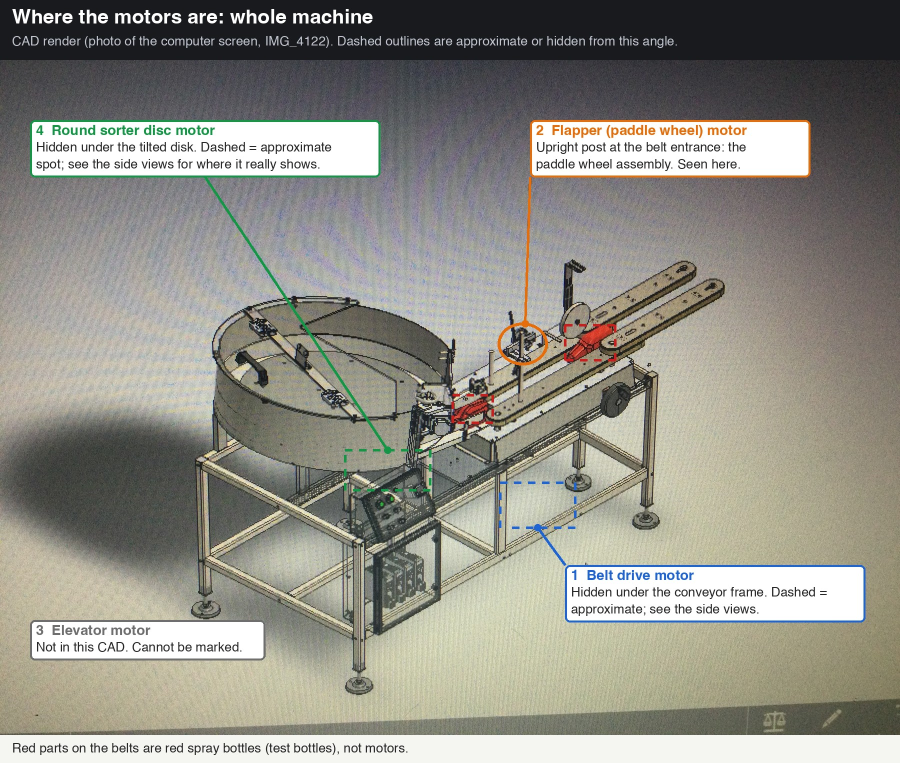
#> input picture motor_location/MOTORS_1_whole_machine.jpg, 1800 x 1526 px, given in place of IMG_4124.JPG, which was not available (shown at 1/2 size)
$ python check_handle_area.py
#> lines starting #> are read from the running program, lines starting #| are printed output that depends on the picture; pictures that were not available may be replaced by others from this repository, and a replacement may not be noted
### motor_location/annotate_for_manufacturer.py
"""Draws FOR_MANUFACTURER_motors_and_unsupported_parts.jpg: two CAD views with every motor and every
unsupported-looking part labelled, plus the numbered questions. Positions are in 1800-px-wide frame coordinates."""
import os
from PIL import Image, ImageDraw, ImageFont

ROOT = os.path.dirname(os.path.dirname(os.path.abspath(__file__)))
SRC = os.path.join(ROOT, "bottlemachine64-images")
OUT = os.path.join(ROOT, "motor_location", "FOR_MANUFACTURER_motors_and_unsupported_parts.jpg")
def _font_path():
    for p in ("/System/Library/Fonts/Helvetica.ttc", "C:/Windows/Fonts/arial.ttf", "/usr/share/fonts/truetype/dejavu/DejaVuSans.ttf"):
        if os.path.exists(p): return p
    return "Helvetica.ttc"
FONT = _font_path()
def F(sz, bold=False):
    try:
        return ImageFont.truetype(FONT, sz, index=1 if bold and FONT.endswith(".ttc") else 0)
    except Exception:
        return ImageFont.truetype(FONT, sz)

W = 1800
GREEN, ORANGE, RED, GREY, INK, BLUE = (18, 140, 66), (222, 105, 8), (200, 30, 30), (70, 70, 70), (35, 35, 35), (30, 100, 210)

def wrap(text, font, width):
    lines, cur = [], ""
    for word in text.split():
        t = (cur + " " + word).strip()
        if font.getlength(t) <= width: cur = t
        else: lines.append(cur); cur = word
    return lines + [cur] if cur else lines

# [7 lines left out: function dashed_rect, not called in this run]

def badge(d, cx, cy, text, color, r=22):
    d.ellipse([cx - r, cy - r, cx + r, cy + r], fill=color)
    f = F(28 if len(text) == 1 else 21, True); d.text((cx - f.getlength(text) / 2, cy - (16 if len(text) == 1 else 12)), text, fill=(255, 255, 255), font=f)

class Panel:
    # [4 lines left out: function __init__, not called in this run]

    def p(self, x, y): return (x, y - self.y0)

    # [46 lines left out: functions outline, label, build, not called in this run]

QUESTIONS = [
    ("1", GREEN, ["Disc drive motor: is this the right motor, in the position marked?"]),
    ("2", GREEN, ["Belt drive motor: is this the right motor, on the mount plate under the conveyor?"]),
    ("3 4", RED, ["Where are the third and fourth motors?"]),
    ("?", BLUE, ["Grey box on the drum (blue box, View 1): is it a motor? If yes, what does it drive?"]),
    ("A", ORANGE, ["Knock-down wheel assembly: why is it in the air? What holds it?"]),
]

# [29 lines left out: function main, not called in this run]

# [2 lines that do not run on import are left out]

### motor_location/check_handle_area.py
"""Check image only (not the manufacturer sheet): the five things around the hand crank at the drum exit, View 1."""
import os
from PIL import Image, ImageDraw
from annotate_for_manufacturer import F, wrap, badge, GREEN, ORANGE, RED, BLUE, INK

ROOT = os.path.dirname(os.path.dirname(os.path.abspath(__file__)))
SRC = os.path.join(ROOT, "bottlemachine64-images") + "/IMG_4124.JPG"
OUT = os.path.join(ROOT, "motor_location", "CHECK_handle_area.jpg")
S = 1.064
im = Image.open(SRC).convert("RGB").crop((1440, 490, 1740, 960))
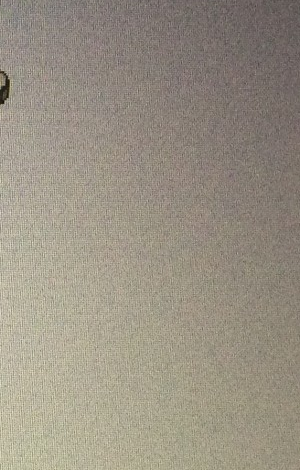
#> im: PIL image 300x470 RGB; mean R, G, B 153.2, 145.5, 131.5
im = im.resize((int(im.width * 2.2 * S), int(im.height * 2.2 * S)), Image.LANCZOS)
#> im: PIL image 702x1100 RGB
W, H = 1500, 80 + im.height + 40
#> W = 1500; H = 1220
c = Image.new("RGB", (W, H), (255, 255, 255)); d = ImageDraw.Draw(c)
#> after `c = Image.new('RGB', (W, H), (255, 255, 255))`: c: PIL image 1500x1220 RGB; every value is 255
d.rectangle([0, 0, W, 64], fill=(24, 26, 30)); d.text((20, 14), "Check only, not the sheet: which number is your grey box?", fill=(255, 255, 255), font=F(32, True))
ox, oy = 380, 80
c.paste(im, (ox, oy)); d.rectangle([ox, oy, ox + im.width, oy + im.height], outline=(180, 180, 180), width=2)
#> after `c.paste(im, (ox, oy))`:
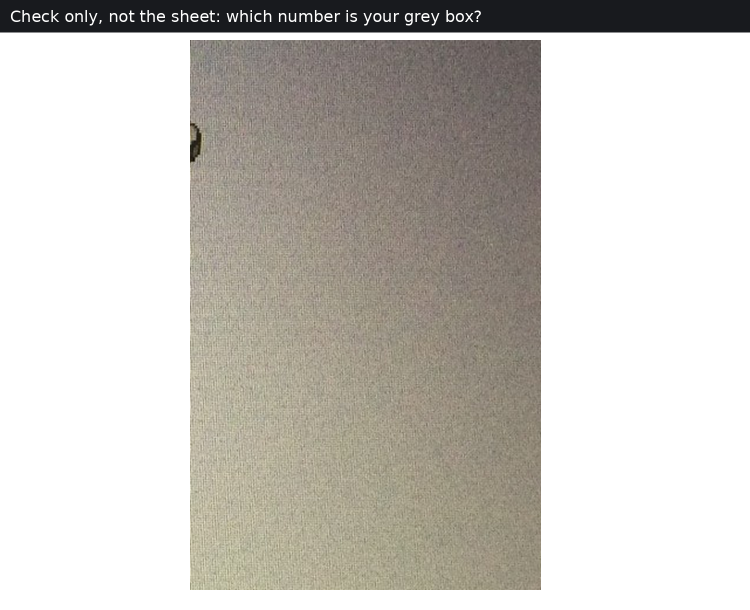
#> c: PIL image 1500x1220 RGB (shown at 1/2 size); mean R, G, B 200.5, 197.3, 191.6

def item(n, x, y, w, title, body, color, ax, ay, left):
    ft, fb = F(26, True), F(23)
    tl, bl = wrap(title, ft, w - 66), wrap(body, fb, w - 66)
    h = 24 + len(tl) * 32 + len(bl) * 28
    pt = (ox + ax * S * 1.0, oy + ay * S)
    ex = x + w if left else x
    d.line([(ex, y + h / 2), pt], fill=color, width=5)
    d.ellipse([pt[0] - 9, pt[1] - 9, pt[0] + 9, pt[1] + 9], fill=color)
    d.rounded_rectangle([x, y, x + w, y + h], radius=10, fill=(255, 255, 255), outline=color, width=4)
    badge(d, x + 32, y + 32, str(n), color)
    yy = y + 10
    for t in tl: d.text((x + 64, yy), t, fill=color, font=ft); yy += 32
#> after the loop, yy = 542
    for t in bl: d.text((x + 64, yy), t, fill=INK, font=fb); yy += 28
#> this loop made 2 passes
#> yy on passes 1 to 2: 570, 598
#> after the loop, yy = 598

# anchors are in the 2.2x crop coordinates of pad_A (before the extra S scale is applied inside item())
item(1, 1100, 500, 380, "Hand crank", "Bent lever with a handle, pointing at the drum wall.", ORANGE, 484, 526, False)
item(2, 1100, 290, 380, "Grey block with a slot", "On the bracket, just under the top rod.", BLUE, 360, 447, False)
#> the loop in item (call 2), `for t in bl: d.text((x + 64, yy), t, fill=INK, font=fb); yy += 28` made 2 passes
#> yy on passes 1 to 2: 360, 388
item(3, 20, 380, 340, "Black round body", "On the left end of the bracket.", GREEN, 150, 475, True)
item(4, 1100, 740, 380, "Tall post", "Runs down to the belt plate.", RED, 412, 700, False)
item(5, 20, 820, 340, "Hanging arm", "Grey paddle blade at its lower end.", GREEN, 232, 850, True)
d.text((20, H - 32), "Close-up of View 1 at the drum exit, above the first red bottle.", fill=INK, font=F(22))
c.save(OUT, quality=90); print(OUT, c.size)
#> after `c.save(OUT, quality=90)`:
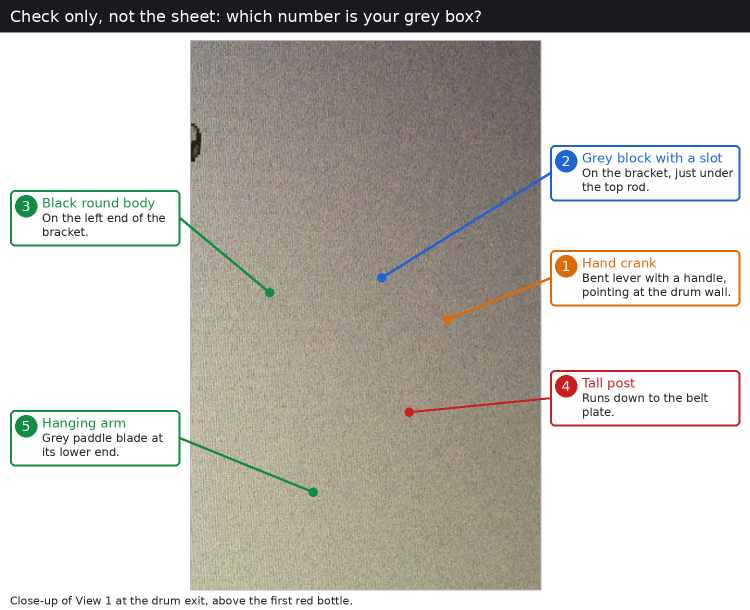
#> saved as CHECK_handle_area.jpg: PIL image 1500x1220 RGB (shown at 1/2 size); mean R, G, B 196, 193.1, 187
#| motor_location/CHECK_handle_area.jpg (1500, 1220)

$ run again, on motor_location/MOTORS_2_side_view_A.jpg
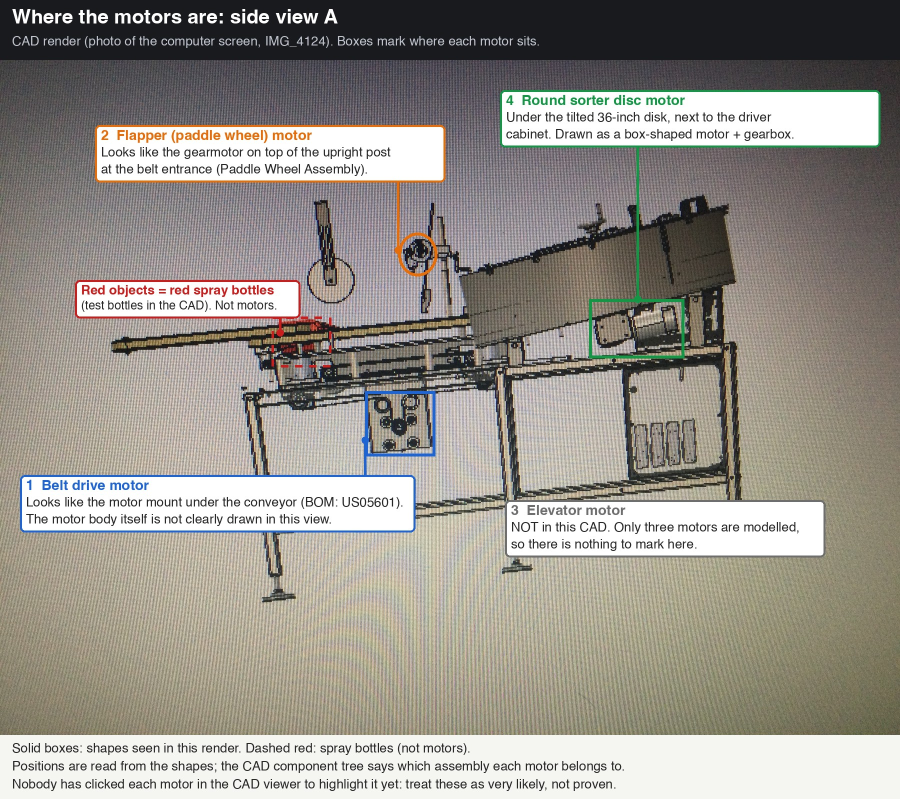
#> input picture motor_location/MOTORS_2_side_view_A.jpg, 1800 x 1598 px, given in place of IMG_4124.JPG, which was not available (shown at 1/2 size)
#> `im = Image.open(SRC).convert("RGB").crop((1440, 490, 1740, 960))`:
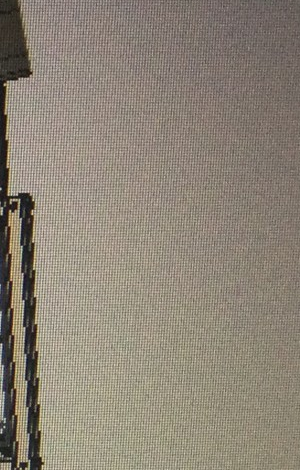
#> im: PIL image 300x470 RGB; mean R, G, B 141.5, 132.5, 119.3
#> after the loop in item, `for t in tl: d.text((x + 64, yy), t, fill=color, font=ft); yy += 32`: yy = 542
#> the loop in item, `for t in bl: d.text((x + 64, yy), t, fill=INK, font=fb); yy += 28` made 2 passes
#> yy on passes 1 to 2: 570, 598
#> after the loop in item, `for t in bl: d.text((x + 64, yy), t, fill=INK, font=fb); yy += 28`: yy = 598
#> the loop in item (call 2), `for t in bl: d.text((x + 64, yy), t, fill=INK, font=fb); yy += 28` made 2 passes
#> yy on passes 1 to 2: 360, 388
#> `c.save(OUT, quality=90)`:
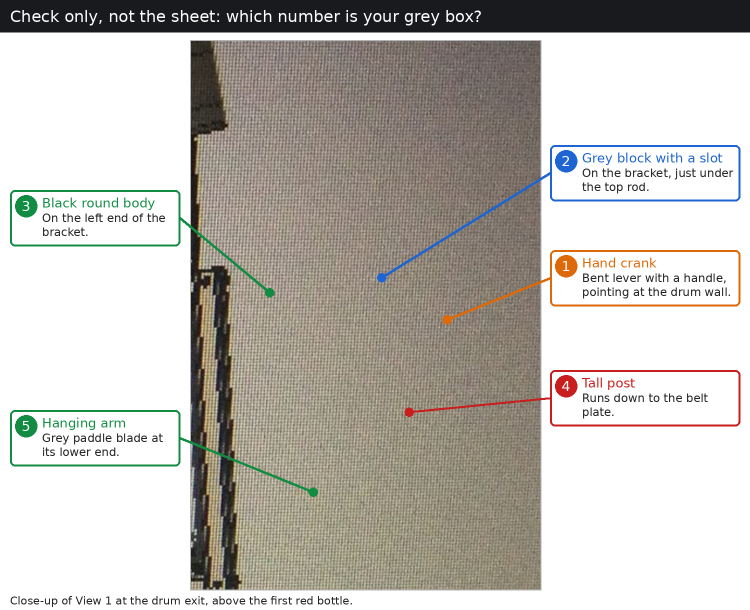
#> saved as CHECK_handle_area.jpg: PIL image 1500x1220 RGB (shown at 1/2 size); mean R, G, B 191.2, 187.8, 182
#| motor_location/CHECK_handle_area.jpg (1500, 1220)

$ run again, on motor_location/MOTORS_3_side_view_B.jpg
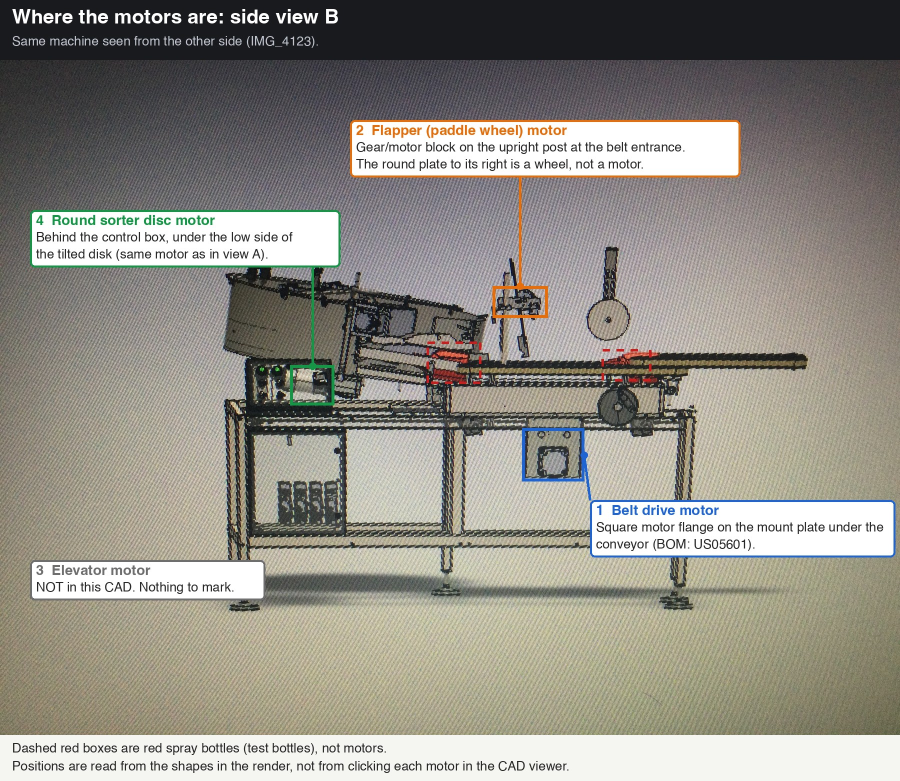
#> input picture motor_location/MOTORS_3_side_view_B.jpg, 1800 x 1562 px, given in place of IMG_4124.JPG, which was not available (shown at 1/2 size)
#> `im = im.resize((int(im.width * 2.2 * S), int(im.height * 2.2 * S)), Im..`:
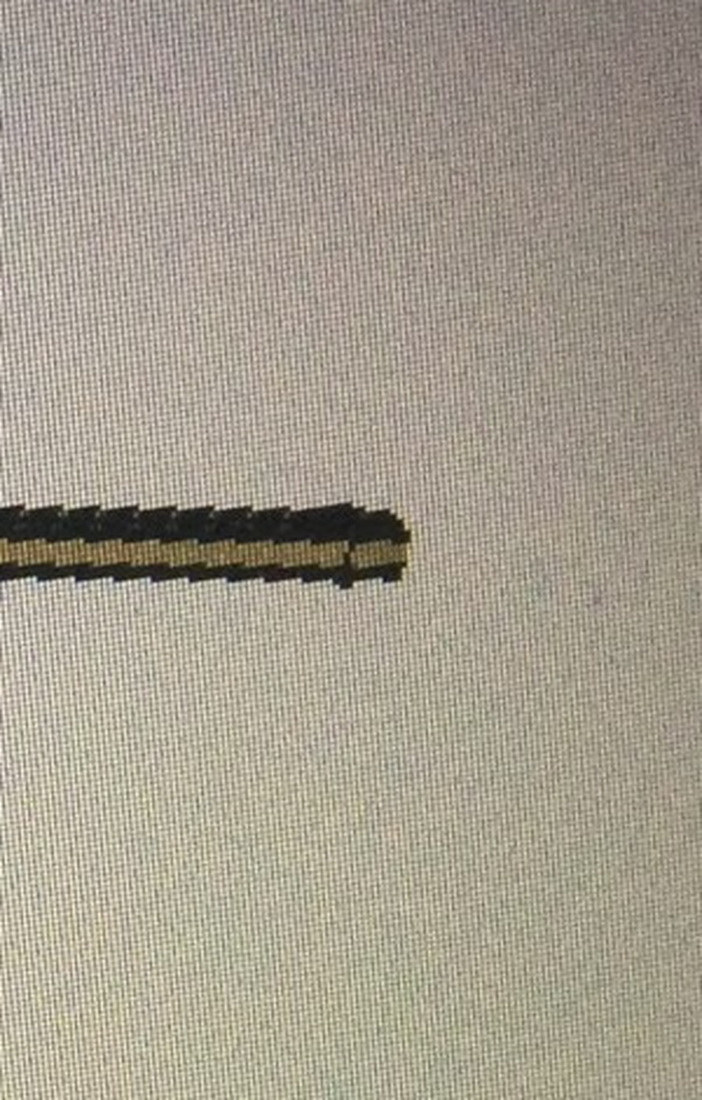
#> im: PIL image 702x1100 RGB; mean R, G, B 165.8, 158.3, 143.7
#> after the loop in item, `for t in tl: d.text((x + 64, yy), t, fill=color, font=ft); yy += 32`: yy = 542
#> the loop in item, `for t in bl: d.text((x + 64, yy), t, fill=INK, font=fb); yy += 28` made 2 passes
#> yy on passes 1 to 2: 570, 598
#> after the loop in item, `for t in bl: d.text((x + 64, yy), t, fill=INK, font=fb); yy += 28`: yy = 598
#> the loop in item (call 2), `for t in bl: d.text((x + 64, yy), t, fill=INK, font=fb); yy += 28` made 2 passes
#> yy on passes 1 to 2: 360, 388
#> `c.save(OUT, quality=90)`:
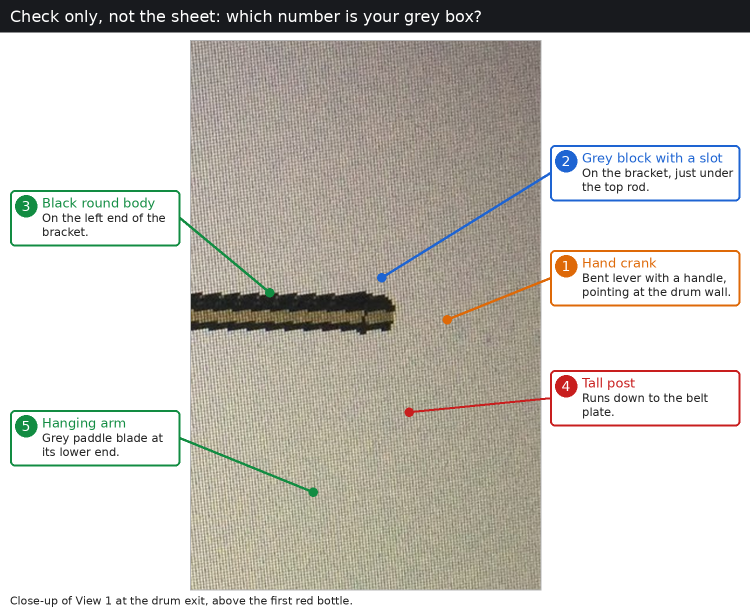
#> saved as CHECK_handle_area.jpg: PIL image 1500x1220 RGB (shown at 1/2 size); mean R, G, B 201.2, 198.4, 192.1
#| motor_location/CHECK_handle_area.jpg (1500, 1220)
